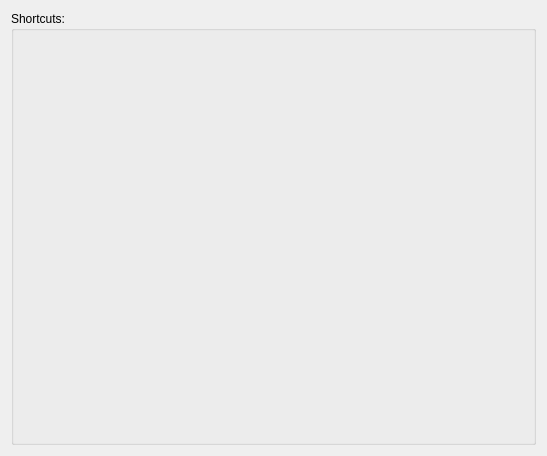
<?xml version="1.0" encoding="UTF-8"?>
<ui version="4.0">
 <class>CommandEditor</class>
 <widget class="QWidget" name="CommandEditor">
  <property name="geometry">
   <rect>
    <x>0</x>
    <y>0</y>
    <width>547</width>
    <height>456</height>
   </rect>
  </property>
  <property name="sizePolicy">
   <sizepolicy hsizetype="Expanding" vsizetype="Expanding">
    <horstretch>0</horstretch>
    <verstretch>0</verstretch>
   </sizepolicy>
  </property>
  <property name="minimumSize">
   <size>
    <width>400</width>
    <height>0</height>
   </size>
  </property>
  <property name="windowTitle">
   <string>Command Shortcut Editor</string>
  </property>
  <layout class="QVBoxLayout" name="verticalLayout_3">
   <item>
    <widget class="QGroupBox" name="groupBoxCommands">
     <property name="title">
      <string>Shortcuts:</string>
     </property>
     <layout class="QVBoxLayout" name="verticalLayout_2">
      <property name="spacing">
       <number>3</number>
      </property>
      <property name="margin">
       <number>9</number>
      </property>
      <item>
       <widget class="QWidget" name="widgetCommandsHolder" native="true"/>
      </item>
     </layout>
    </widget>
   </item>
  </layout>
 </widget>
 <resources/>
 <connections/>
</ui>
